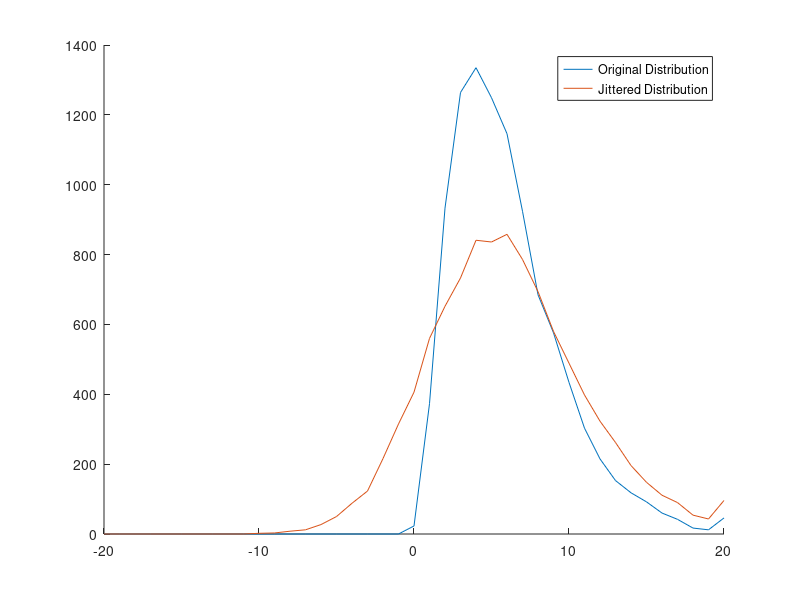

Write MATLAB code to recreate this figure.
% This simulation is created to study distribution changes in the jittering
% procedure implemented in ecg_bna repo.
%
% GAMMADISTRIBUTION - simulates a skewed distribution of RR-intervals in
% ECG
% JITTERED_DISTRIBUTION - shows what happens to the original distribution
% after jittering
%

k=3; theta=2; % parameters of a gamma distribution: k - shape parameter, theta - scale parameter
x=-20:20; % bins
N=10000; % sample size

gammadistribution =gamrnd(k,theta,1,N);
gamhist=hist(gammadistribution,x);

jittered_distribution=gammadistribution+randn(1,N)*std(gammadistribution);
jittered_hist=hist(jittered_distribution,x);

figure
hold on;
plot(x,gamhist)
plot(x,jittered_hist)
legend({'Original Distribution', 'Jittered Distribution'})
